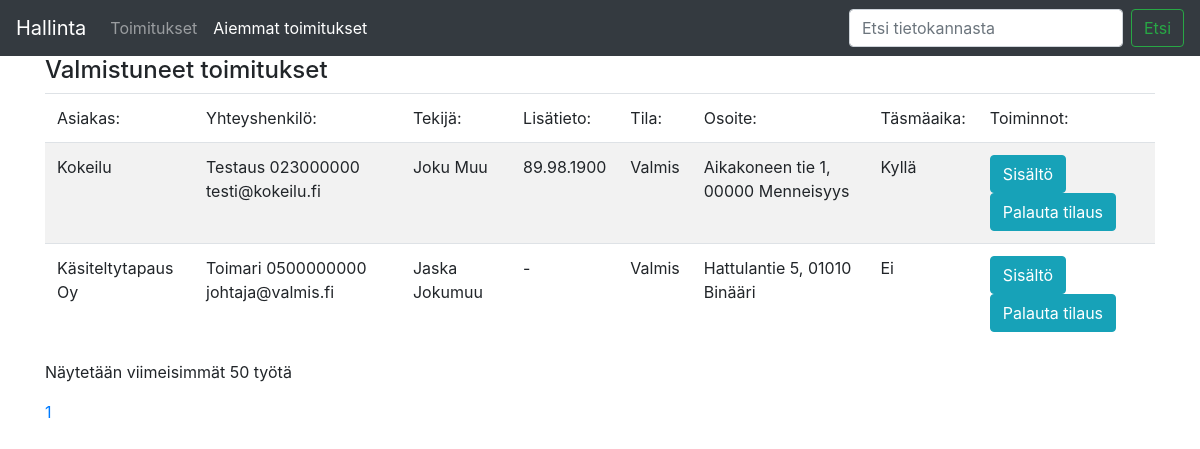
The app's page /aiemmat.php with its own data.
### tables this page shows
CREATE TABLE `toimitukset` (
  `id` int(11) NOT NULL AUTO_INCREMENT,
  `nimi` text,
  `tekija` text,
  `tasmaaika` int(11) DEFAULT NULL,
  `lisatieto` text,
  `tila` text,
  `osoite` text,
  `piilotettu` int(11) DEFAULT NULL,
  `yhteyshenkilo` text,
  PRIMARY KEY (`id`)
);

### aiemmat.php (the view, shortened to what this page needs)
<!DOCTYPE html>
<html lang="fi">
  <head>
    <link href="css/bootstrap.min.css" rel="stylesheet">
  </head>
  <body>
    <nav class="navbar navbar-expand-lg navbar-dark bg-dark">
      <a class="navbar-brand" href="#">Hallinta</a>
      <div class="collapse navbar-collapse" id="navbarNav">
        <ul class="navbar-nav">
          <li class="nav-item">
            <a class="nav-link" href="index.php">Toimitukset</a>
          </li>
          <li class="nav-item active">
            <a class="nav-link" href="aiemmat.php">Aiemmat toimitukset <span class="sr-only">(current)</span></a>
          </li>
        </ul>
      </div>
      <form action="haku.php" class="form-inline" method="post">
        <input class="form-control mr-sm-2" type="search"  name="search" placeholder="Etsi tietokannasta" aria-label="Search">
        <button class="btn btn-outline-success my-2 my-sm-0" type="submit">Etsi</button>
      </form>
    </nav>
    <div class="container">
    <?php
    include("tietokanta.php");
    $tuloksia_sivulla = 50;
    if (isset($_GET["sivu"])) { $sivu  = $_GET["sivu"]; } else { $sivu=1; };
    $start_from = ($sivu-1) * $tuloksia_sivulla;
    $kysely = $yhteys->prepare("select * from toimitukset where piilotettu = 1 ORDER BY ID DESC LIMIT $start_from, ".$tuloksia_sivulla);
    $kysely->execute();
    echo "<h4>Valmistuneet toimitukset</h4>";
    echo '<table class="table table-striped">';
    echo "<thead>";
    echo "<tr>";
    echo "<td>Asiakas:</td><td>Yhteyshenkilö:</td><td>Tekijä:</td><td>Lisätieto:</td><td>Tila:</td><td>Osoite:</td><td>Täsmäaika:</td><td>Toiminnot:</td>";
    echo "</tr>";
    echo "</thead>";
    echo "<tbody>";
    while ($rivi = $kysely->fetch()) {
      $id = $rivi["id"];
      echo "<tr>";
      echo "<td>" . htmlspecialchars($rivi["nimi"]) . "</td>";
      echo "<td>" . htmlspecialchars($rivi["yhteyshenkilo"]) . "</td>";
      echo "<td>" . htmlspecialchars($rivi["tekija"]) . "</td>";
      echo "<td>" . htmlspecialchars($rivi["lisatieto"]) . "</td>";
      echo "<td>" . htmlspecialchars($rivi["tila"]) . "</td>";
      echo "<td>" . htmlspecialchars($rivi["osoite"]) . "</td>";
      if($rivi["tasmaaika"] == 1)
          $rivi["tasmaaika"] = "Kyllä";
      else
          $rivi["tasmaaika"] = "Ei";
      echo "<td>" . htmlspecialchars($rivi["tasmaaika"]) . "</td>";
      echo "<td><a href=\"tilaus.php?id=$id\" class=\"btn btn-info\">Sisältö</a> <a href=\"palautus.php?id=$id\" class=\"btn btn-info\">Palauta tilaus</a></td>";
      echo "</tr>";
    }
    echo "</tbody>";
    echo "</table>";
    ?>
    <p>Näytetään viimeisimmät 50 työtä<p>
    <?php
    include("tietokanta.php");
    $kysely = $yhteys->prepare("SELECT COUNT(ID) AS total FROM toimitukset where piilotettu = 1;");
    $kysely->execute();
    $row = $kysely->fetch();
    $total_pages = ceil($row["total"] / $tuloksia_sivulla);
    for ($i=1; $i<=$total_pages; $i++) {
                echo "<a href='aiemmat.php?sivu=".$i."'";
                if ($i==$sivu)  echo " class='curPage'";
                echo ">".$i."</a> ";
    };
    ?>
    </div>
  </body>
</html>

### records on screen
toimitukset: nimi "Kokeilu", yhteyshenkilo "Testaus 023000000 testi@kokeilu.fi", tekija "Joku Muu", lisatieto "89.98.1900", tila "Valmis", osoite "Aikakoneen tie 1, 00000 Menneisyys", tasmaaika "Kyllä"
toimitukset: nimi "Käsiteltytapaus Oy", yhteyshenkilo "Toimari 0500000000 johtaja@valmis.fi", tekija "Jaska Jokumuu", lisatieto "-", tila "Valmis", osoite "Hattulantie 5, 01010 Binääri", tasmaaika "Ei"
